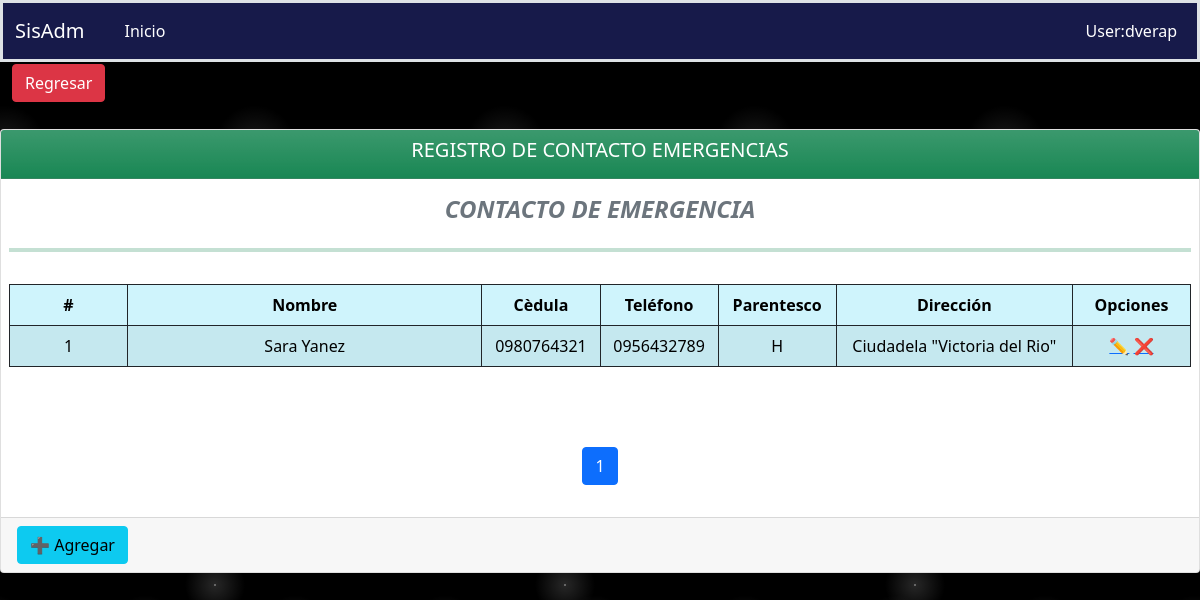
/fichaPersonal/registroContactoEmergencia/4/, run on the app's committed database.
### aplicaciones/ficha_personal/models.py (models this page shows, shortened)
class ContactoEmergencias(models.Model):
    empleado = models.ForeignKey(Empleado, on_delete=models.PROTECT,blank=True, null=True, related_name="contactos")
    nombre = models.CharField(max_length=200)
    cedula = models.CharField(max_length=10, unique=True)
    telefonos = models.CharField(max_length=50, blank=True, null=True)
    parentesco = models.CharField(max_length=2, choices=PARENTESCO, default=PARENTESCO[0][0], blank=True, null=True)
    direccion = models.TextField(blank=True, null=True, verbose_name='Dirección')
    class Meta:
        verbose_name = "ContactoEmergencia"
        verbose_name_plural = "ContactosEmergencias"
        ordering = ('id',)

### aplicaciones/ficha_personal/views/ContactoEmergencia/views.py (the view)
# urls.py: path('registroContactoEmergencia/<int:pk>/', RegistroContactoEmergenciaListView.as_view(), name='registroContactoEmergencia'),
class RegistroContactoEmergenciaListView(ListView):
    template_name = "ContactoEmergencia/registroContacto.html"
    model = ContactoEmergencias
    context_object_name = 'contactoEmergencias'
    paginate_by = 3
    def get_queryset(self):
        return self.model.objects.filter(empleado__id=self.kwargs['pk'])
    def get_context_data(self, **kwargs):
        context = super().get_context_data(**kwargs)
        context['url_anterior'] = '/fichaPersonal/contactoEmergencia'
        context['listar_url']= '/fichaPersonal/registroContactoEmergencia'
        context['crear_url'] = '/fichaPersonal/crearContactoEmergencias/'
        context['titulo'] = 'REGISTRO DE CONTACTO EMERGENCIAS'
        context['query'] = self.request.GET.get("query") or ""
        return context

### aplicaciones/ficha_personal/templates/ContactoEmergencia/registroContacto.html
{% extends 'boton_agr_reg.html' %}
{% load static %}
{% block controls %}
    <h4 class="fw-bold fst-italic text-secondary text-center">CONTACTO DE EMERGENCIA</h4>
    <hr class="bg-success border-4 border-top border-success">
    <table class="table table-info table-striped table-bordered border-dark col-md-3 text-center">
    {% block columns %}
            <thead>
                <tr class="text-center">
                    <th scope="col" style="width: 5px;">#</th>
                    <th scope="col" style="width: 20px;">Nombre</th>
                    <th scope="col" style="width: 10%;">Cèdula</th>
                    <th scope="col" style="width: 10%;">Teléfono</th>
                    <th scope="col" style="width: 10%;">Parentesco</th>
                    <th scope="col" style="width: 20%;">Dirección</th>
                    <th scope="col" style="width: 10%;">Opciones</th>
                </tr>
            </thead>
    {% endblock %}
    {% block rows %}
        {% for contaEmer in contactoEmergencias %}
            <tbody>
            <tr class="align-middle table-info table-bordered border-dark text-center">
                <td>{{forloop.counter}}</td>
                <td>{{ contaEmer.nombre }}</td>
                <td>{{ contaEmer.cedula }}</td>
                <td>{{ contaEmer.telefonos }}</td>
                <td>{{ contaEmer.parentesco }}</td>
                <td>{{ contaEmer.direccion }}</td>
                <td class="acciones">
                    <a href="{% url 'ficha_Personal:actualizarContactoEmergencia' contaEmer.id %}">✏️</a>
                    <a href="{% url 'ficha_Personal:deleteContactoEmergencia' contaEmer.id %}">❌</a>
                </td>
            </tr>
            </tbody>
        {% endfor %}
    {% endblock %}
    </table>
{% endblock %}

### static/css/estilos.css (style rules this page uses)
body { background-color:black; background-image: radial-gradient(white, rgba(255,255,255,.2) 2px, transparent 40px), radial-gradient(white, rgba(255,255,255,.15) 1px, transparent 30px), radial-gradient(white, rgba(255,255,255,.1) 2px, transparent 40px), radial-gradient(rgba(255,255,255,.4), rgba(255,255,255,.1) 2px, transparent 30px); background-size: 550px 550px, 350px 350px, 250px 250px, 150px 150px; background-position: 0 0, 40px 60px, 130px 270px, 70px 100px; color: #171a4a; }

### data on the page
ContactoEmergencias: nombre "Sara Yanez", cedula "0980764321", telefonos "0956432789", parentesco "H", direccion "Ciudadela \"Victoria del Rio\""

### other printed values
{{ titulo }} "REGISTRO DE CONTACTO EMERGENCIAS"
{{ i }} "1"
